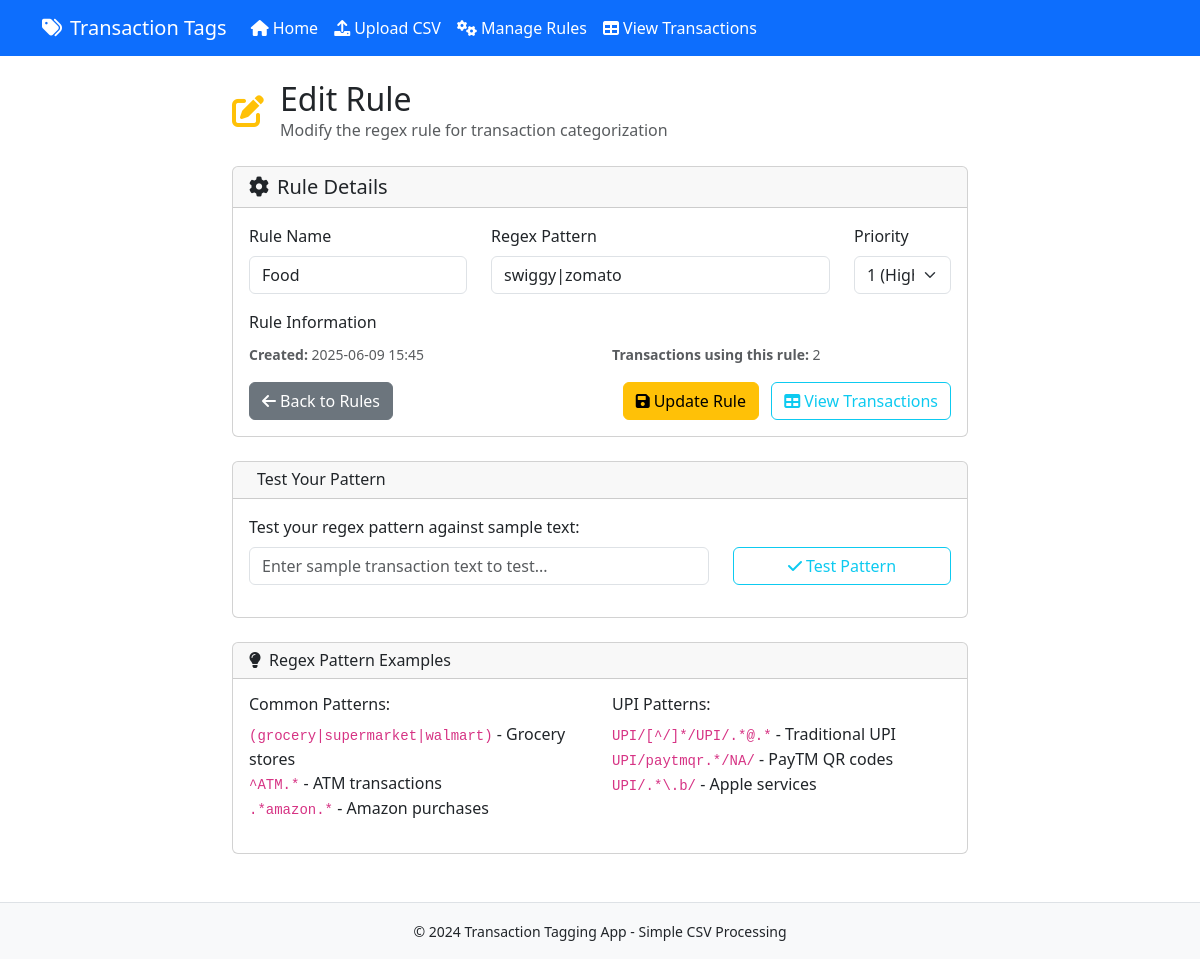
/rules/edit/3, run on an earlier commit of the app's database.
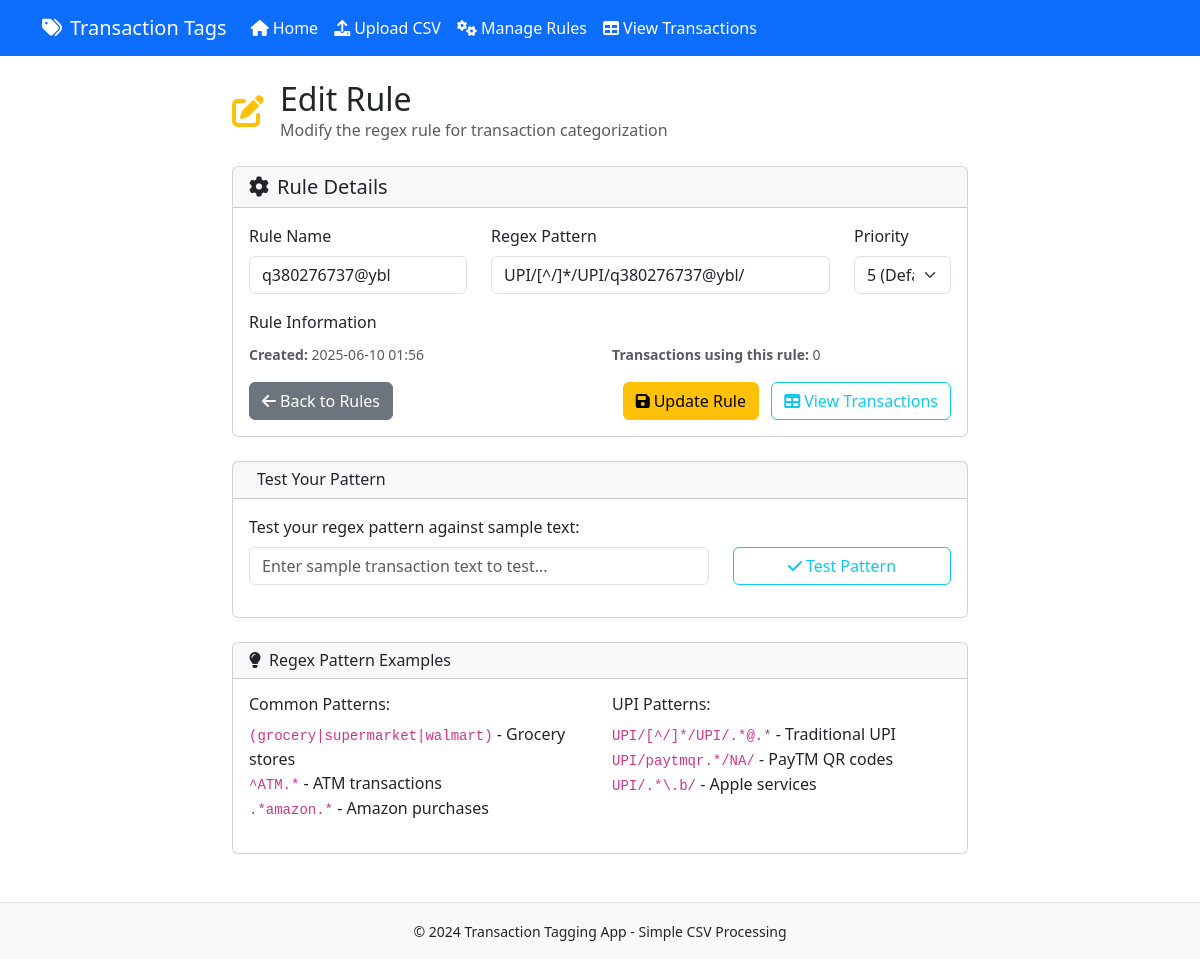
And on a later commit of the database.
### models.py (models this page shows, shortened)
class Rule(db.Model):
    id = db.Column(db.Integer, primary_key=True)
    name = db.Column(db.String(100), nullable=False, unique=True)
    regex_pattern = db.Column(db.Text, nullable=False)
    priority = db.Column(db.Integer, nullable=False, default=5)
    created_at = db.Column(db.DateTime, default=datetime.utcnow)

### routes.py (the view, shortened to what this page needs)
@app.route('/rules/edit/<int:rule_id>', methods=['GET', 'POST'])
def edit_rule(rule_id):
    rule = Rule.query.get_or_404(rule_id)
    return render_template('edit_rule.html', rule=rule)

### templates/edit_rule.html (shortened to what the changed rows need)
{% extends "base.html" %}
{% block content %}
<div class="row">
    <div class="col-md-8 offset-md-2">
        <div class="d-flex align-items-center mb-4">
            <div>
                <h2 class="mb-0">Edit Rule</h2>
            </div>
        </div>
        <div class="card">
            <div class="card-body">
                <form method="POST">
                    <div class="row">
                        <div class="col-md-4 mb-3">
                            <label for="name" class="form-label">Rule Name</label>
                            <input type="text" class="form-control" id="name" name="name"
                                   value="{{ rule.name }}" placeholder="e.g., Grocery Stores" required maxlength="100">
                        </div>
                        <div class="col-md-6 mb-3">
                            <label for="regex_pattern" class="form-label">Regex Pattern</label>
                            <input type="text" class="form-control" id="regex_pattern" name="regex_pattern"
                                   value="{{ rule.regex_pattern }}" placeholder="e.g., (grocery|supermarket|walmart)" required>
                        </div>
                        <div class="col-md-2 mb-3">
                            <label for="priority" class="form-label">Priority</label>
                            <select class="form-select" id="priority" name="priority" required>
                                <option value="1" {% if rule.priority == 1 %}selected{% endif %}>1 (Highest)</option>
                                <option value="5" {% if rule.priority == 5 %}selected{% endif %}>5 (Default)</option>
                            </select>
                        </div>
                    </div>
                    <div class="mb-3">
                        <div class="row">
                            <div class="col-md-6">
                                <small class="text-muted">
                                    <strong>Created:</strong> {{ rule.created_at.strftime('%Y-%m-%d %H:%M') }}
                                </small>
                            </div>
                            <div class="col-md-6">
                                <small class="text-muted">
                                    <strong>Transactions using this rule:</strong> {{ rule.transactions|length }}
                                </small>
                            </div>
                        </div>
                    </div>
                </form>
            </div>
        </div>
    </div>
</div>
{% endblock %}

What changed in the data, as far as the page shows it:
changed Rule: name "Food" → "q380276737@ybl"; regex_pattern "swiggy|zomato" → "UPI/[^/]*/UPI/q380276737@ybl/"; priority "1 (Highest)" → "5 (Default)"; created_at "2025-06-09 15:45" → "2025-06-10 01:56"
Also different on the page:
{{ rule.transactions|length }}: "2" → "0"
